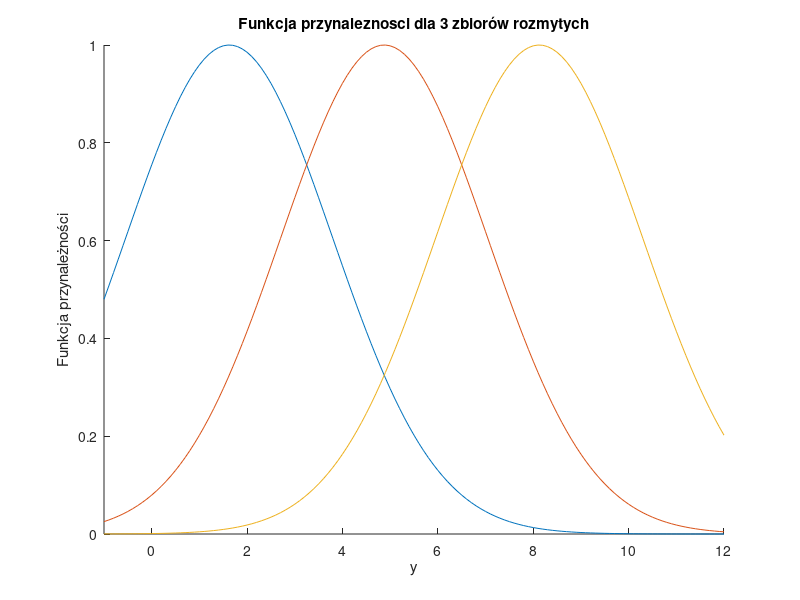

MATLAB code for this plot:
clear all
clc

%Parametry programu
il = 3; %ilość regulatorów
draw = true;
sa = false;

%Zmienne zadaniowe
y_min = -1;
y_max = 12;
y = (y_min:0.1:y_max)';


d = (y_max-y_min)/(il+1); %szerokości funkcji przynależnośći
spread = d/1.5;

%Wybranie punktu pracy
yr0 = ones(1,il);
yr0(1) = d/2;
    for i = 2:il-1
        yr0(i) = yr0(i-1) + d;
    end
yr0(il) = yr0(il-1) + d;

if draw
    figure
    hold on
    %Plotter funkcji przynaleznosci
    for i = 1:il
        if i == 1
            plot(y,gaussmf(y,[spread, yr0(1)]));
        elseif i == il
            plot(y,gaussmf(y,[spread, yr0(i)]));
        else
            plot(y,gaussmf(y,[spread, yr0(i)]));        
        end
    end
    xlim([-1 12])
    xlabel("y"); ylabel("Funkcja przynależności");
    title(sprintf("Funkcja przynaleznosci dla %i zbiorów rozmytych",il))
    if sa
        print(sprintf('funkcja_przynelznosci_%i.png',il_fun),'-dpng','-r400')
    end
end

